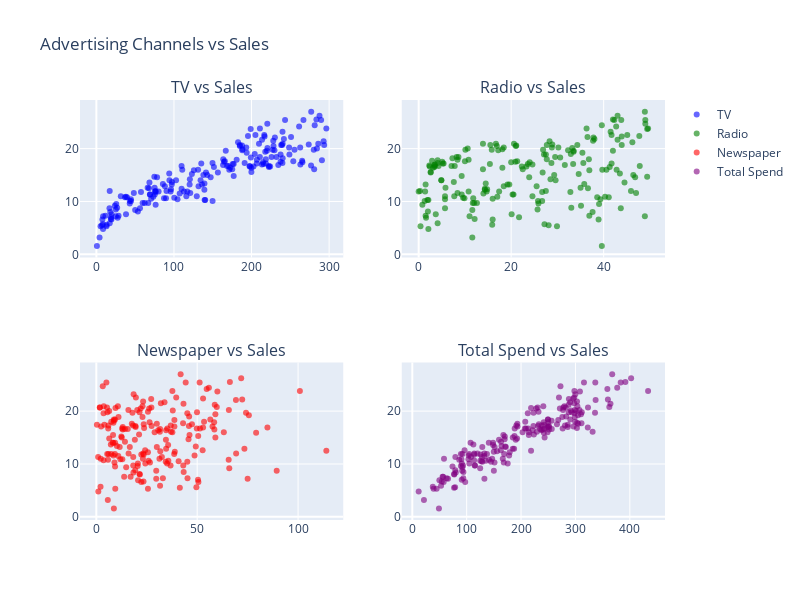

Notebook source saved alongside this figure:
### Markdown cell above
Create Interactive Dashboard with Plotly

### Code cell
# Create an interactive dashboard for sales prediction
fig = make_subplots(
    rows=2, cols=2,
    subplot_titles=('TV vs Sales', 'Radio vs Sales', 'Newspaper vs Sales', 'Total Spend vs Sales'),
    specs=[[{"type": "scatter"}, {"type": "scatter"}],
           [{"type": "scatter"}, {"type": "scatter"}]]
)

# TV vs Sales
fig.add_trace(
    go.Scatter(x=df['TV'], y=df['Sales'], mode='markers', name='TV',
               marker=dict(color='blue', opacity=0.6)),
    row=1, col=1
)

# Radio vs Sales
fig.add_trace(
    go.Scatter(x=df['Radio'], y=df['Sales'], mode='markers', name='Radio',
               marker=dict(color='green', opacity=0.6)),
    row=1, col=2
)

# Newspaper vs Sales
fig.add_trace(
    go.Scatter(x=df['Newspaper'], y=df['Sales'], mode='markers', name='Newspaper',
               marker=dict(color='red', opacity=0.6)),
    row=2, col=1
)

# Total Spend vs Sales
fig.add_trace(
    go.Scatter(x=df['TV']+df['Radio']+df['Newspaper'], y=df['Sales'], mode='markers', name='Total Spend',
               marker=dict(color='purple', opacity=0.6)),
    row=2, col=2
)

fig.update_layout(height=600, width=800, title_text="Advertising Channels vs Sales")
fig.show()

### Figure 1 — Plotly figure (JSON) as saved in the notebook; plotly's stock layout.template omitted (floating-point values rounded to 4 significant figures; data arrays with more than 128 entries replaced by an {"elided": "..."} marker saying what was removed)
{"data": [{"marker": {"color": "blue", "opacity": 0.6}, "mode": "markers", "name": "TV", "type": "scatter", "x": {"elided": "200 float values"}, "xaxis": "x", "y": {"elided": "200 float values"}, "yaxis": "y"}, {"marker": {"color": "green", "opacity": 0.6}, "mode": "markers", "name": "Radio", "type": "scatter", "x": {"elided": "200 float values"}, "xaxis": "x2", "y": {"elided": "200 float values"}, "yaxis": "y2"}, {"marker": {"color": "red", "opacity": 0.6}, "mode": "markers", "name": "Newspaper", "type": "scatter", "x": {"elided": "200 float values"}, "xaxis": "x3", "y": {"elided": "200 float values"}, "yaxis": "y3"}, {"marker": {"color": "purple", "opacity": 0.6}, "mode": "markers", "name": "Total Spend", "type": "scatter", "x": {"elided": "200 float values"}, "xaxis": "x4", "y": {"elided": "200 float values"}, "yaxis": "y4"}], "layout": {"annotations": [{"font": {"size": 16}, "showarrow": false, "text": "TV vs Sales", "x": 0.225, "xanchor": "center", "xref": "paper", "y": 1, "yanchor": "bottom", "yref": "paper"}, {"font": {"size": 16}, "showarrow": false, "text": "Radio vs Sales", "x": 0.775, "xanchor": "center", "xref": "paper", "y": 1, "yanchor": "bottom", "yref": "paper"}, {"font": {"size": 16}, "showarrow": false, "text": "Newspaper vs Sales", "x": 0.225, "xanchor": "center", "xref": "paper", "y": 0.375, "yanchor": "bottom", "yref": "paper"}, {"font": {"size": 16}, "showarrow": false, "text": "Total Spend vs Sales", "x": 0.775, "xanchor": "center", "xref": "paper", "y": 0.375, "yanchor": "bottom", "yref": "paper"}], "height": 600, "title": {"text": "Advertising Channels vs Sales"}, "width": 800, "xaxis": {"anchor": "y", "domain": [0, 0.45]}, "xaxis2": {"anchor": "y2", "domain": [0.55, 1]}, "xaxis3": {"anchor": "y3", "domain": [0, 0.45]}, "xaxis4": {"anchor": "y4", "domain": [0.55, 1]}, "yaxis": {"anchor": "x", "domain": [0.625, 1]}, "yaxis2": {"anchor": "x2", "domain": [0.625, 1]}, "yaxis3": {"anchor": "x3", "domain": [0, 0.375]}, "yaxis4": {"anchor": "x4", "domain": [0, 0.375]}}}
